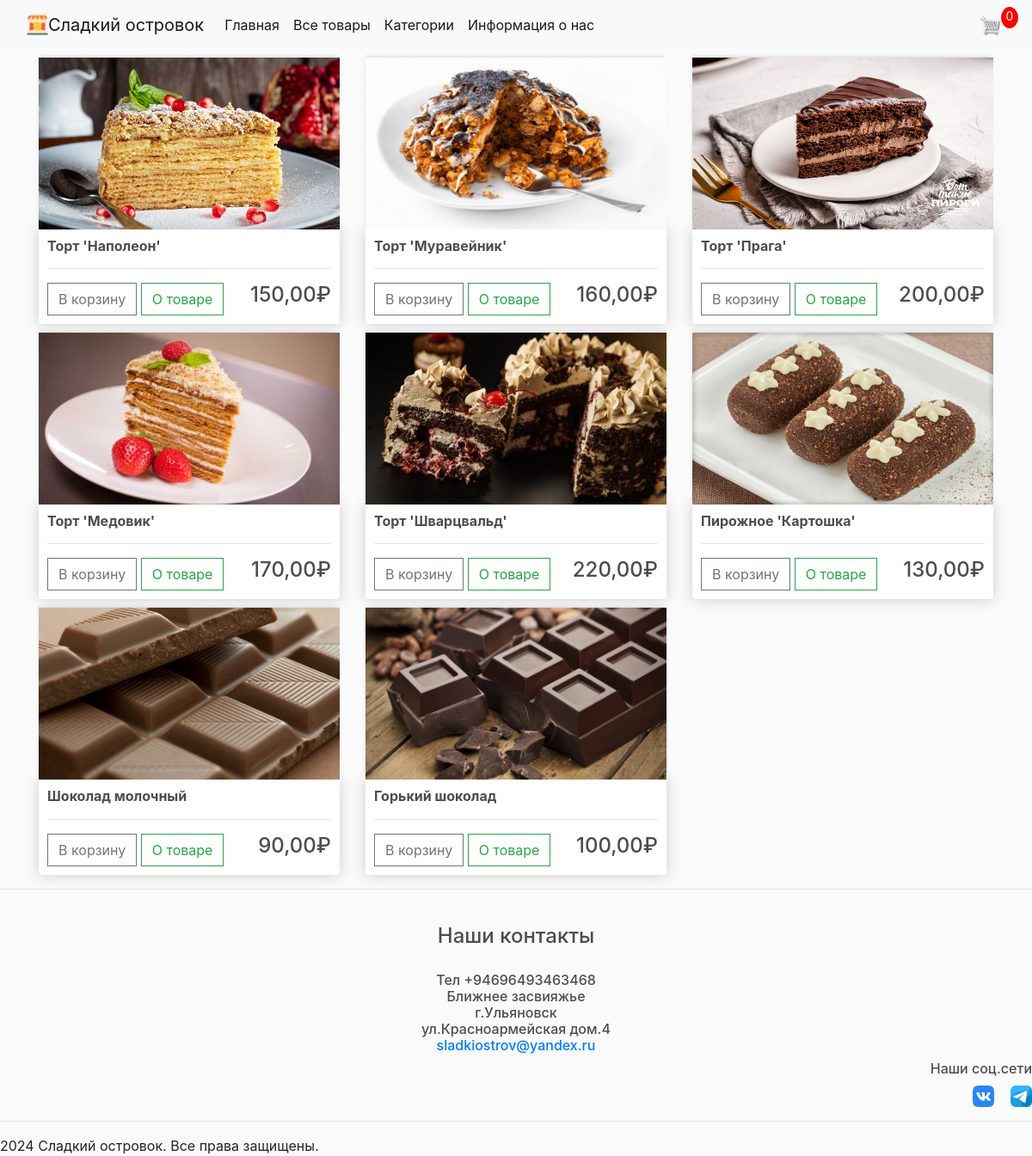
/store/, run on an earlier commit of the app's database.
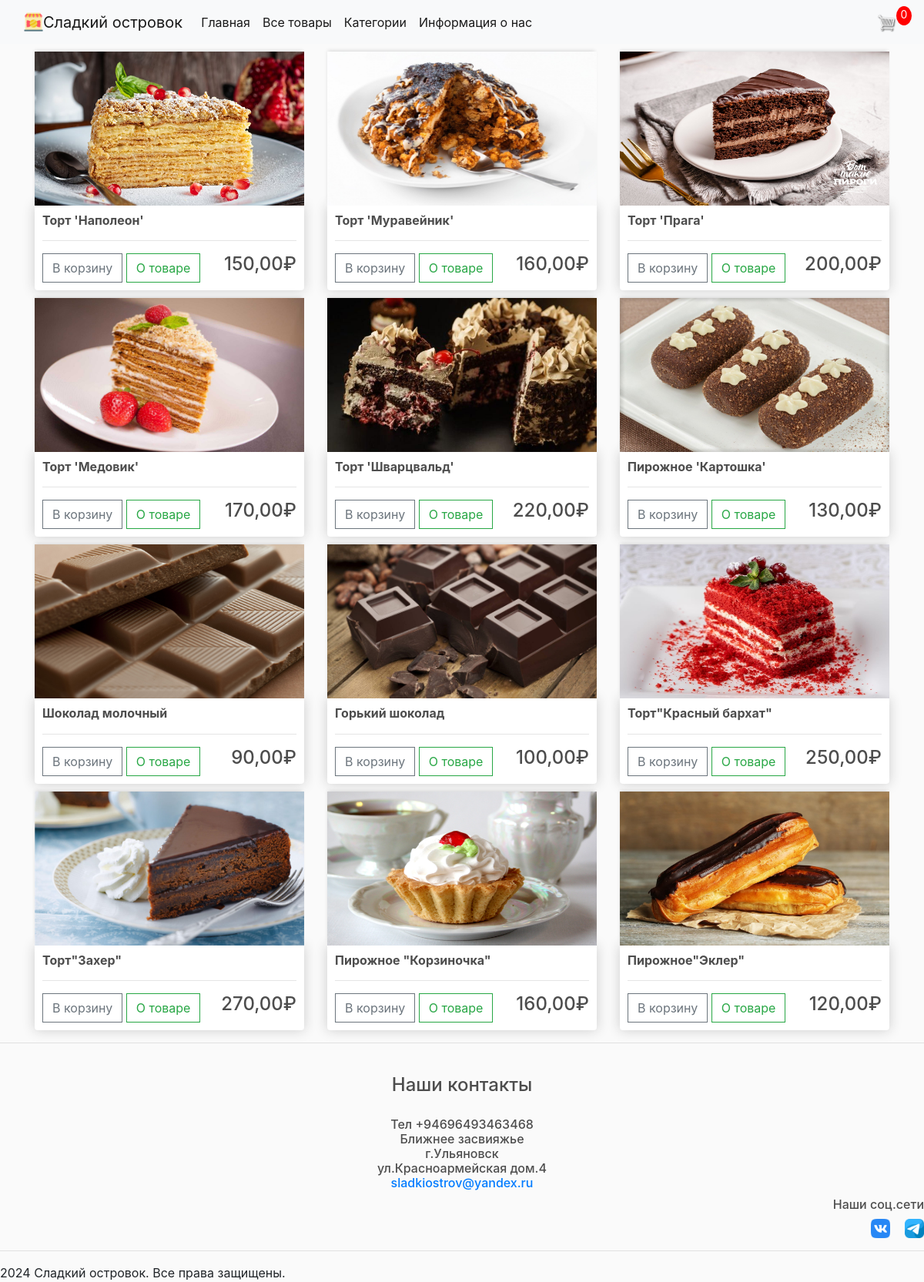
And on a later commit of the database.
### store/models.py (models this page shows, shortened)
class Product(models.Model):
    name = models.CharField(max_length=200, null=True)
    price = models.DecimalField(max_digits=7, decimal_places=2)
    digital = models.BooleanField(default=False, null=True, blank=False)
    image = models.ImageField(null=True, blank=True)
    category = models.ForeignKey('Category', on_delete=models.SET_NULL, null=True)  # SET_NULL временно
    description = models.TextField(default='описание')
    @property
    def imageURL(self):
        try:
            url = self.image.url
        except:
            url = ''
        return url

### store/views.py (the view)
# urls.py: path('', include('store.urls'))
def store(request):
    data = cartData(request)
    cartItems = data['cartItems']
    products = Product.objects.all()
    context = {'products': products, 'cartItems': cartItems}
    return render(request, 'store/store.html', context)

### store/utils.py (called while the page is built, shortened)
def cookieCart(request):
    try:
        cart = json.loads(request.COOKIES['cart'])
    except:
        cart = {}
    print('Cart:', cart)
    items = []
    order = {'get_cart_total': 0, 'get_cart_items': 0, 'shipping': False}
    cartItems = order['get_cart_items']
    return {'cartItems': cartItems, 'order': order, 'items': items}

def cartData(request):
    if request.user.is_authenticated:
        customer = request.user.customer
        order, created = Order.objects.get_or_create(customer=customer, complete=False)
        items = order.orderitem_set.all()
        cartItems = order.get_cart_items
    else:
        cookieData = cookieCart(request)
        cartItems = cookieData['cartItems']
        order = cookieData['order']
        items = cookieData['items']
    return {'cartItems': cartItems, 'order': order, 'items': items}

### store/templates/store/store.html
{% extends 'store/main.html' %}
{% load static %}
{% block content %}
    <div class="row">
        {% for product in products %}
        <div class="col-lg-4">
            <img class="thumbnail" src="{{product.imageURL}}">
            <div class="box-element product">
                <h6><strong>{{product.name}}</strong></h6>
                <hr>
                <button data-product="{{product.id}}" data-action="add" class="btn btn-outline-secondary add-btn update-cart">В корзину</button>
                <a class="btn btn-outline-success" href="{% url 'description_page' product.id %}">О товаре</a>
                <h4 style="display: inline-block; float: right">{{product.price|floatformat:2}}₽</h4>
            </div>
        </div>
        {% endfor %}
    </div>
{% endblock content %}

### store/templates/store/main.html (shortened to what this page needs)
<!DOCTYPE html>
{% load static %}
<html lang="en">
<head>
    <link rel="stylesheet" href="https://stackpath.bootstrapcdn.com/bootstrap/4.4.1/css/bootstrap.min.css"
>
    <link rel="stylesheet" type="text/css" href="{% static 'css/main.css' %}">
</head>
<body>
<nav class="navbar navbar-expand-lg navbar-light bg-light">
    <img id="cart-icon" src="{% static 'images/fre.png' %}">
    <a class="navbar-brand" href="{% url 'contacts' %}">Сладкий островок</a>
     <ul class="navbar-nav mr-auto">
        <li class="nav-item active">
            <a class="nav-link" href="{% url 'contacts' %}">Главная<span class="sr-only">(current)</span></a>
        </li>
    </ul>
    <ul class="navbar-nav mr-auto">
        <li class="nav-item active">
            <a class="nav-link" href="{% url 'store' %}">Все товары<span class="sr-only">(current)</span></a>
        </li>
    </ul>
    <ul class="navbar-nav mr-auto">
        <li class="nav-item active">
            <a class="nav-link" href="{% url 'categories' %}">Категории<span class="sr-only">(current)</span></a>
        </li>
    </ul>
    <div class="collapse navbar-collapse" id="navbarSupportedContent">
        <ul class="navbar-nav mr-auto">
            <li class="nav-item active">
                <a class="nav-link" href="{% url 'about' %}">Информация о нас</a>
            </li>
        </ul>
        <div class="form-inline my-2 my-lg-0">
            <a href="{% url 'cart' %}">
                <img id="cart-icon" src="{% static 'images/cart.png' %}">
            </a>
            <p id="cart-total">{{ cartItems }}</p>
        </div>
    </div>
</nav>
<div class="container">
    {% block content %}
    {% endblock content %}
</div>
<footer>
        <hr>
        <br>
        <h4 align="center">Наши контакты</h4>
        <h6 align="center">
            <br>
            Тел +94696493463468
            <br>
            Ближнее засвияжье
            <br>
            г.Ульяновск
            <br>
            ул.Красноармейская дом.4
            <br>
            <a href="#">sladkiostrov@yandex.ru</a>
        </h6>
    <div align="right">
        <h6>Наши соц.сети</h6>
        <a href="#"><img id="cart-icon" src="{% static 'images/vk.png' %}"></a>
        <a href="#"><img id="cart-icon" src="{% static 'images/telegram.png' %}"></a>
    </div>
    <hr>
 2024 Сладкий островок. Все права защищены.
</footer>
</body>
</html>

### static/css/main.css (style rules this page uses)
body { background-color: hsl(0, 0%, 98%); }
h1,h2,h3,h4,h5,h6 { color:hsl(0, 0%, 30%); }
.box-element { box-shadow:hsl(0, 0%, 80%) 0 0 16px; background-color: #fff; border-radius: 4px; padding: 10px; }
.thumbnail { width: 100%; height: 200px; -webkit-box-shadow: -1px -3px 5px -2px rgba(214,214,214,1); -moz-box-shadow: -1px -3px 5px -2px rgba(214,214,214,1); box-shadow: -1px -3px 5px -2px rgba(214,214,214,1); }
.product { border-radius: 0 0 4px 4px; }
#cart-icon { width:25px; display: inline-block; margin-left: 15px; }
#cart-total { display: block; text-align: center; color:#fff; background-color: red; width: 20px; height: 25px; border-radius: 50%; font-size: 14px; }
.col-lg-4, .col-lg-6, .col-lg-8, .col-lg-12 { margin-top: 10px; }
.btn { border-radius: 0; }

What changed in the data, as far as the page shows it:
added Product: imageURL (picture), name "Торт\"Красный бархат\"", price "250,00"
added Product: imageURL (picture), name "Торт\"Захер\"", price "270,00"
added Product: imageURL (picture), name "Пирожное \"Корзиночка\"", price "160,00"
added Product: imageURL (picture), name "Пирожное\"Эклер\"", price "120,00"
